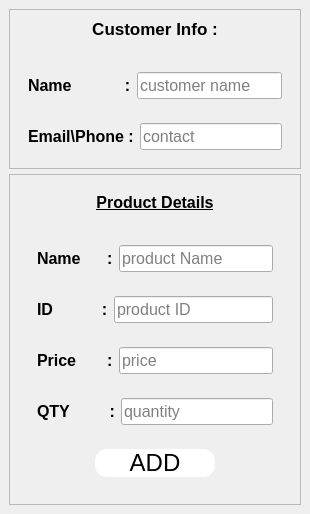
            <widget class="QWidget" name="bill_info_frame" native="true">
             <property name="sizePolicy">
              <sizepolicy hsizetype="Maximum" vsizetype="Preferred">
               <horstretch>0</horstretch>
               <verstretch>0</verstretch>
              </sizepolicy>
             </property>
             <property name="maximumSize">
              <size>
               <width>10000</width>
               <height>10000</height>
              </size>
             </property>
             <property name="styleSheet">
              <string notr="true"/>
             </property>
             <layout class="QVBoxLayout" name="verticalLayout_33">
              <property name="spacing">
               <number>5</number>
              </property>
              <property name="leftMargin">
               <number>9</number>
              </property>
              <property name="topMargin">
               <number>9</number>
              </property>
              <property name="rightMargin">
               <number>9</number>
              </property>
              <property name="bottomMargin">
               <number>9</number>
              </property>
              <item>
               <widget class="QFrame" name="customer_info_frame">
                <property name="sizePolicy">
                 <sizepolicy hsizetype="Preferred" vsizetype="Maximum">
                  <horstretch>0</horstretch>
                  <verstretch>0</verstretch>
                 </sizepolicy>
                </property>
                <property name="maximumSize">
                 <size>
                  <width>16777215</width>
                  <height>210</height>
                 </size>
                </property>
                <property name="frameShape">
                 <enum>QFrame::StyledPanel</enum>
                </property>
                <property name="frameShadow">
                 <enum>QFrame::Raised</enum>
                </property>
                <layout class="QVBoxLayout" name="verticalLayout_34">
                 <property name="leftMargin">
                  <number>0</number>
                 </property>
                 <property name="topMargin">
                  <number>0</number>
                 </property>
                 <property name="rightMargin">
                  <number>0</number>
                 </property>
                 <property name="bottomMargin">
                  <number>0</number>
                 </property>
                 <item>
                  <widget class="QWidget" name="customer_label_frame" native="true">
                   <property name="sizePolicy">
                    <sizepolicy hsizetype="Preferred" vsizetype="Preferred">
                     <horstretch>0</horstretch>
                     <verstretch>0</verstretch>
                    </sizepolicy>
                   </property>
                   <property name="maximumSize">
                    <size>
                     <width>16777215</width>
                     <height>70</height>
                    </size>
                   </property>
                   <layout class="QVBoxLayout" name="verticalLayout_35">
                    <item alignment="Qt::AlignBottom">
                     <widget class="QLabel" name="customer_label">
                      <property name="sizePolicy">
                       <sizepolicy hsizetype="Preferred" vsizetype="Fixed">
                        <horstretch>0</horstretch>
                        <verstretch>0</verstretch>
                       </sizepolicy>
                      </property>
                      <property name="font">
                       <font>
                        <pointsize>13</pointsize>
                        <weight>75</weight>
                        <bold>true</bold>
                       </font>
                      </property>
                      <property name="text">
                       <string>Customer Info :</string>
                      </property>
                      <property name="alignment">
                       <set>Qt::AlignCenter</set>
                      </property>
                     </widget>
                    </item>
                   </layout>
                  </widget>
                 </item>
                 <item>
                  <widget class="QWidget" name="field_frame" native="true">
                   <property name="sizePolicy">
                    <sizepolicy hsizetype="Preferred" vsizetype="Fixed">
                     <horstretch>0</horstretch>
                     <verstretch>0</verstretch>
                    </sizepolicy>
                   </property>
                   <layout class="QVBoxLayout" name="verticalLayout_41">
                    <item>
                     <widget class="QWidget" name="widget" native="true">
                      <property name="sizePolicy">
                       <sizepolicy hsizetype="Preferred" vsizetype="Preferred">
                        <horstretch>0</horstretch>
                        <verstretch>0</verstretch>
                       </sizepolicy>
                      </property>
                      <layout class="QHBoxLayout" name="horizontalLayout_36">
                       <item>
                        <widget class="QLabel" name="label_2">
                         <property name="font">
                          <font>
                           <pointsize>12</pointsize>
                           <weight>75</weight>
                           <bold>true</bold>
                          </font>
                         </property>
                         <property name="text">
                          <string>Name            :</string>
                         </property>
                        </widget>
                       </item>
                       <item>
                        <widget class="QLineEdit" name="customer_name_field">
                         <property name="sizePolicy">
                          <sizepolicy hsizetype="Expanding" vsizetype="Preferred">
                           <horstretch>0</horstretch>
                           <verstretch>0</verstretch>
                          </sizepolicy>
                         </property>
                         <property name="maximumSize">
                          <size>
                           <width>16777215</width>
                           <height>39</height>
                          </size>
                         </property>
                         <property name="font">
                          <font>
                           <pointsize>12</pointsize>
                          </font>
                         </property>
                         <property name="placeholderText">
                          <string>customer name</string>
                         </property>
                        </widget>
                       </item>
                      </layout>
                     </widget>
                    </item>
                    <item>
                     <widget class="QWidget" name="widget_5" native="true">
                      <property name="sizePolicy">
                       <sizepolicy hsizetype="Preferred" vsizetype="Preferred">
                        <horstretch>0</horstretch>
                        <verstretch>0</verstretch>
                       </sizepolicy>
                      </property>
                      <layout class="QHBoxLayout" name="horizontalLayout_37">
                       <item>
                        <widget class="QLabel" name="label_3">
                         <property name="font">
                          <font>
                           <pointsize>12</pointsize>
                           <weight>75</weight>
                           <bold>true</bold>
                          </font>
                         </property>
                         <property name="text">
                          <string>Email\Phone :</string>
                         </property>
                        </widget>
                       </item>
                       <item>
                        <widget class="QLineEdit" name="customer_contact_field">
                         <property name="sizePolicy">
                          <sizepolicy hsizetype="Expanding" vsizetype="Preferred">
                           <horstretch>0</horstretch>
                           <verstretch>0</verstretch>
                          </sizepolicy>
                         </property>
                         <property name="maximumSize">
                          <size>
                           <width>16777215</width>
                           <height>39</height>
                          </size>
                         </property>
                         <property name="font">
                          <font>
                           <pointsize>12</pointsize>
                          </font>
                         </property>
                         <property name="placeholderText">
                          <string>contact</string>
                         </property>
                        </widget>
                       </item>
                      </layout>
                     </widget>
                    </item>
                   </layout>
                  </widget>
                 </item>
                </layout>
               </widget>
              </item>
              <item>
               <widget class="QFrame" name="product_info_frame">
                <property name="sizePolicy">
                 <sizepolicy hsizetype="Preferred" vsizetype="Maximum">
                  <horstretch>0</horstretch>
                  <verstretch>0</verstretch>
                 </sizepolicy>
                </property>
                <property name="maximumSize">
                 <size>
                  <width>16777215</width>
                  <height>355</height>
                 </size>
                </property>
                <property name="frameShape">
                 <enum>QFrame::StyledPanel</enum>
                </property>
                <property name="frameShadow">
                 <enum>QFrame::Raised</enum>
                </property>
                <layout class="QVBoxLayout" name="verticalLayout_37">
                 <item>
                  <widget class="QWidget" name="widget_7" native="true">
                   <property name="sizePolicy">
                    <sizepolicy hsizetype="Preferred" vsizetype="Preferred">
                     <horstretch>0</horstretch>
                     <verstretch>0</verstretch>
                    </sizepolicy>
                   </property>
                   <layout class="QVBoxLayout" name="verticalLayout_38">
                    <item>
                     <widget class="QLabel" name="label_4">
                      <property name="font">
                       <font>
                        <pointsize>12</pointsize>
                        <weight>75</weight>
                        <bold>true</bold>
                        <underline>true</underline>
                       </font>
                      </property>
                      <property name="text">
                       <string>Product Details</string>
                      </property>
                      <property name="alignment">
                       <set>Qt::AlignCenter</set>
                      </property>
                     </widget>
                    </item>
                   </layout>
                  </widget>
                 </item>
                 <item>
                  <widget class="QWidget" name="widget_6" native="true">
                   <property name="sizePolicy">
                    <sizepolicy hsizetype="Preferred" vsizetype="Preferred">
                     <horstretch>0</horstretch>
                     <verstretch>0</verstretch>
                    </sizepolicy>
                   </property>
                   <layout class="QVBoxLayout" name="verticalLayout_39">
                    <item>
                     <widget class="QWidget" name="widget_8" native="true">
                      <layout class="QHBoxLayout" name="horizontalLayout_38">
                       <item>
                        <widget class="QLabel" name="label_5">
                         <property name="font">
                          <font>
                           <pointsize>12</pointsize>
                           <weight>75</weight>
                           <bold>true</bold>
                          </font>
                         </property>
                         <property name="text">
                          <string>Name      :</string>
                         </property>
                        </widget>
                       </item>
                       <item>
                        <widget class="QLineEdit" name="product_name_field">
                         <property name="sizePolicy">
                          <sizepolicy hsizetype="Expanding" vsizetype="Preferred">
                           <horstretch>0</horstretch>
                           <verstretch>0</verstretch>
                          </sizepolicy>
                         </property>
                         <property name="maximumSize">
                          <size>
                           <width>16777215</width>
                           <height>39</height>
                          </size>
                         </property>
                         <property name="font">
                          <font>
                           <pointsize>12</pointsize>
                          </font>
                         </property>
                         <property name="alignment">
                          <set>Qt::AlignLeading|Qt::AlignLeft|Qt::AlignVCenter</set>
                         </property>
                         <property name="placeholderText">
                          <string>product Name</string>
                         </property>
                        </widget>
                       </item>
                      </layout>
                     </widget>
                    </item>
                    <item>
                     <widget class="QWidget" name="widget_10" native="true">
                      <layout class="QHBoxLayout" name="horizontalLayout_39">
                       <item>
                        <widget class="QLabel" name="label_6">
                         <property name="font">
                          <font>
                           <pointsize>12</pointsize>
                           <weight>75</weight>
                           <bold>true</bold>
                          </font>
                         </property>
                         <property name="text">
                          <string>ID           :</string>
                         </property>
                        </widget>
                       </item>
                       <item>
                        <widget class="QLineEdit" name="product_id_field">
                         <property name="sizePolicy">
                          <sizepolicy hsizetype="Expanding" vsizetype="Preferred">
                           <horstretch>0</horstretch>
                           <verstretch>0</verstretch>
                          </sizepolicy>
                         </property>
                         <property name="maximumSize">
                          <size>
                           <width>16777215</width>
                           <height>39</height>
                          </size>
                         </property>
                         <property name="font">
                          <font>
                           <pointsize>12</pointsize>
                          </font>
                         </property>
                         <property name="placeholderText">
                          <string>product ID</string>
                         </property>
                        </widget>
                       </item>
                      </layout>
                     </widget>
                    </item>
                    <item>
                     <widget class="QWidget" name="widget_9" native="true">
                      <layout class="QHBoxLayout" name="horizontalLayout_40">
                       <item>
                        <widget class="QLabel" name="label_7">
                         <property name="font">
                          <font>
                           <pointsize>12</pointsize>
                           <weight>75</weight>
                           <bold>true</bold>
                          </font>
                         </property>
                         <property name="text">
                          <string>Price       :</string>
                         </property>
                        </widget>
                       </item>
                       <item>
                        <widget class="QLineEdit" name="product_price_field">
                         <property name="sizePolicy">
                          <sizepolicy hsizetype="Expanding" vsizetype="Preferred">
                           <horstretch>0</horstretch>
                           <verstretch>0</verstretch>
                          </sizepolicy>
                         </property>
                         <property name="maximumSize">
                          <size>
                           <width>16777215</width>
                           <height>39</height>
                          </size>
                         </property>
                         <property name="font">
                          <font>
                           <pointsize>12</pointsize>
                          </font>
                         </property>
                         <property name="inputMethodHints">
                          <set>Qt::ImhDigitsOnly|Qt::ImhPreferNumbers</set>
                         </property>
                         <property name="placeholderText">
                          <string>price</string>
                         </property>
                        </widget>
                       </item>
                      </layout>
                     </widget>
                    </item>
                    <item>
                     <widget class="QWidget" name="widget_11" native="true">
                      <layout class="QHBoxLayout" name="horizontalLayout_41">
                       <item>
                        <widget class="QLabel" name="label_8">
                         <property name="font">
                          <font>
                           <pointsize>12</pointsize>
                           <weight>75</weight>
                           <bold>true</bold>
                          </font>
                         </property>
                         <property name="text">
                          <string>QTY         :</string>
                         </property>
                        </widget>
                       </item>
                       <item>
                        <widget class="QLineEdit" name="product_qty_field">
                         <property name="sizePolicy">
                          <sizepolicy hsizetype="Expanding" vsizetype="Preferred">
                           <horstretch>0</horstretch>
                           <verstretch>0</verstretch>
                          </sizepolicy>
                         </property>
                         <property name="maximumSize">
                          <size>
                           <width>16777215</width>
                           <height>39</height>
                          </size>
                         </property>
                         <property name="font">
                          <font>
                           <pointsize>12</pointsize>
                          </font>
                         </property>
                         <property name="inputMethodHints">
                          <set>Qt::ImhDigitsOnly|Qt::ImhPreferNumbers</set>
                         </property>
                         <property name="frame">
                          <bool>true</bool>
                         </property>
                         <property name="placeholderText">
                          <string>quantity</string>
                         </property>
                         <property name="clearButtonEnabled">
                          <bool>false</bool>
                         </property>
                        </widget>
                       </item>
                      </layout>
                     </widget>
                    </item>
                    <item>
                     <widget class="QWidget" name="widget_12" native="true">
                      <property name="sizePolicy">
                       <sizepolicy hsizetype="Preferred" vsizetype="Preferred">
                        <horstretch>0</horstretch>
                        <verstretch>0</verstretch>
                       </sizepolicy>
                      </property>
                      <layout class="QHBoxLayout" name="horizontalLayout_42">
                       <item>
                        <widget class="QPushButton" name="add_btn">
                         <property name="sizePolicy">
                          <sizepolicy hsizetype="Expanding" vsizetype="Expanding">
                           <horstretch>0</horstretch>
                           <verstretch>0</verstretch>
                          </sizepolicy>
                         </property>
                         <property name="maximumSize">
                          <size>
                           <width>120</width>
                           <height>40</height>
                          </size>
                         </property>
                         <property name="font">
                          <font>
                           <pointsize>18</pointsize>
                           <weight>50</weight>
                           <bold>false</bold>
                           <underline>false</underline>
                          </font>
                         </property>
                         <property name="styleSheet">
                          <string notr="true">background-color: rgb(255, 255, 255);
border-radius:12px;</string>
                         </property>
                         <property name="text">
                          <string>ADD</string>
                         </property>
                         <property name="icon">
                          <iconset resource="resources.qrc">
                           <normaloff>:/blueicons/icons/blue_icons/plus-circle.svg</normaloff>:/blueicons/icons/blue_icons/plus-circle.svg</iconset>
                         </property>
                         <property name="iconSize">
                          <size>
                           <width>22</width>
                           <height>22</height>
                          </size>
                         </property>
                         <property name="autoDefault">
                          <bool>false</bool>
                         </property>
                         <property name="default">
                          <bool>false</bool>
                         </property>
                         <property name="flat">
                          <bool>true</bool>
                         </property>
                        </widget>
                       </item>
                      </layout>
                     </widget>
                    </item>
                   </layout>
                  </widget>
                 </item>
                </layout>
               </widget>
              </item>
             </layout>
            </widget>
